Frame 1 (no input): blank canvas, image omitted
Frame 60 (the mouse pressed at the canvas centre just before this capture): blank canvas, image omitted
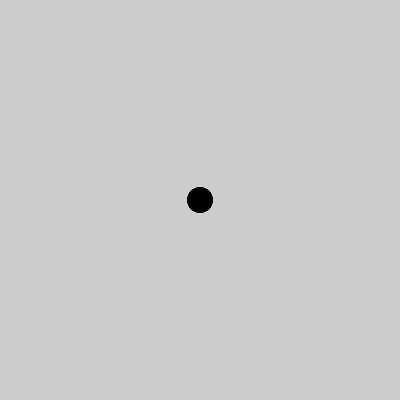
Frame 120 (the mouse held since frame 60 and released just before this capture)

The Processing sketch whose frames 1 and 60 were blank and that drew this single picture after the mouse press (run headless with seeded random() and noise(); from frame 60 on, the mouse is pressed at the canvas centre):

// Processing sketch: processing_174817
// ── processing_174817.pde

void setup () {
frameRate(1000);
noStroke();
size(400,400);
}

void draw () {
fill(0,0,0);
if (mousePressed && mouseX<50 && mouseY<50) {
fill(255,255,255);
}
if (mousePressed) {
ellipse(mouseX,mouseY,25,25);
  }
}
